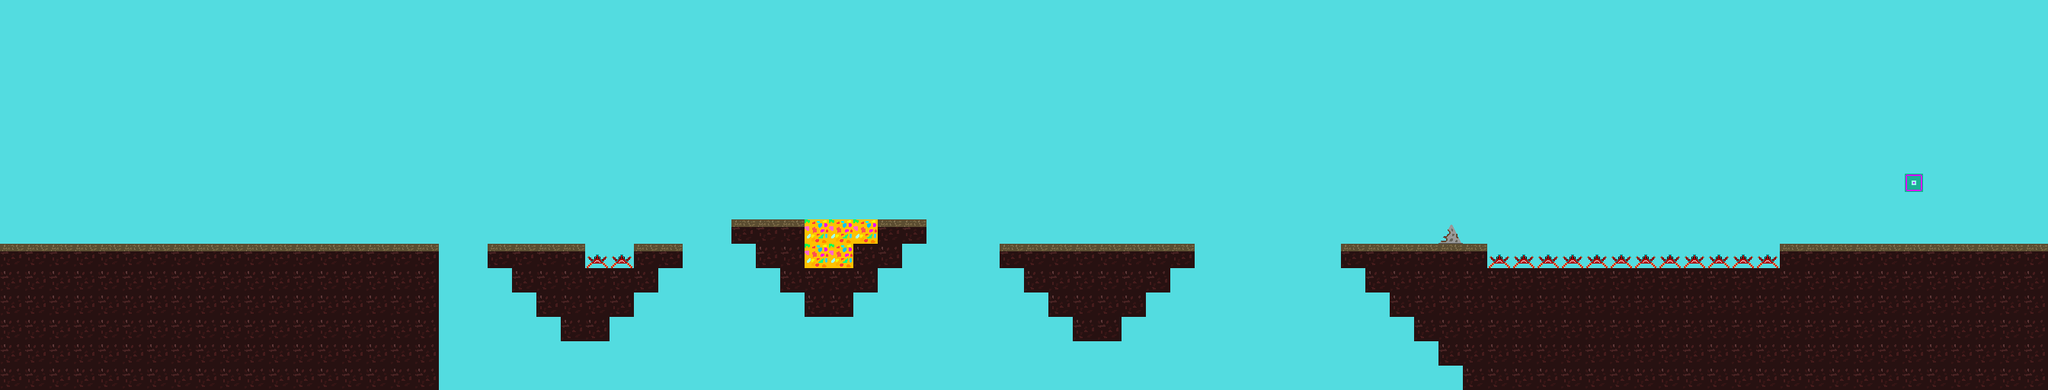

A 2D game scene composited from a Tiled map and its tileset images. What follows is a short description and the map's XML, with each tile layer's data collapsed to a summary:
An orthogonal 84x16 tile map with 32x32 px tiles, 4 tile layers (BG1, FG1, Spikes, RainbowBlocks) and 1 object (Spawn).

<map version="1.2" tiledversion="1.2.4" orientation="orthogonal" renderorder="right-down" width="84" height="16" tilewidth="32" tileheight="32" infinite="0" nextlayerid="16" nextobjectid="43">
 <tileset firstgid="1" name="tiles" tilewidth="32" tileheight="32" tilecount="16" columns="4">
  <image source="../images/tiles.png" width="128" height="128" />
  <tile id="0">
   <properties>
    <property name="causeDeath" type="bool" value="false" />
    <property name="collides" type="bool" value="true" />
   </properties>
  </tile>
  <tile id="1">
   <properties>
    <property name="causeDeath" type="bool" value="false" />
    <property name="collides" type="bool" value="false" />
   </properties>
  </tile>
  <tile id="2">
   <properties>
    <property name="causeDeath" type="bool" value="false" />
    <property name="collides" type="bool" value="false" />
   </properties>
  </tile>
  <tile id="3">
   <properties>
    <property name="causeDeath" type="bool" value="false" />
    <property name="collides" type="bool" value="false" />
   </properties>
  </tile>
  <tile id="4">
   <properties>
    <property name="causeDeath" type="bool" value="false" />
    <property name="collides" type="bool" value="false" />
   </properties>
  </tile>
  <tile id="5">
   <properties>
    <property name="causeDeath" type="bool" value="false" />
    <property name="collides" type="bool" value="false" />
   </properties>
   <animation>
    <frame tileid="4" duration="200" />
    <frame tileid="5" duration="200" />
   </animation>
  </tile>
  <tile id="6">
   <properties>
    <property name="causeDeath" type="bool" value="false" />
    <property name="collides" type="bool" value="false" />
   </properties>
  </tile>
  <tile id="7">
   <properties>
    <property name="causeDeath" type="bool" value="false" />
    <property name="collides" type="bool" value="false" />
   </properties>
  </tile>
  <tile id="8">
   <properties>
    <property name="causeDeath" type="bool" value="false" />
    <property name="collides" type="bool" value="false" />
   </properties>
  </tile>
  <tile id="9">
   <properties>
    <property name="causeDeath" type="bool" value="false" />
    <property name="collides" type="bool" value="true" />
   </properties>
  </tile>
  <tile id="10">
   <properties>
    <property name="causeDeath" type="bool" value="false" />
    <property name="collides" type="bool" value="true" />
   </properties>
  </tile>
  <tile id="11">
   <properties>
    <property name="causeDeath" type="bool" value="false" />
    <property name="collides" type="bool" value="false" />
   </properties>
  </tile>
  <tile id="12">
   <properties>
    <property name="causeDeath" type="bool" value="false" />
    <property name="collides" type="bool" value="false" />
   </properties>
  </tile>
  <tile id="13">
   <properties>
    <property name="causeDeath" type="bool" value="false" />
    <property name="collides" type="bool" value="false" />
   </properties>
  </tile>
  <tile id="14">
   <properties>
    <property name="causeDeath" type="bool" value="false" />
    <property name="collides" type="bool" value="false" />
   </properties>
  </tile>
  <tile id="15">
   <properties>
    <property name="causeDeath" type="bool" value="false" />
    <property name="collides" type="bool" value="false" />
   </properties>
  </tile>
 </tileset>
 <layer id="12" name="BG1" width="84" height="16">
  <data>[1344 cells, 1344 non-empty, 1 distinct tile ids]</data>
 </layer>
 <layer id="13" name="FG1" width="84" height="16">
  <data>[1344 cells, 323 non-empty, 4 distinct tile ids]</data>
 </layer>
 <layer id="14" name="Spikes" width="84" height="16">
  <data>[1344 cells, 1 non-empty, 1 distinct tile ids]</data>
 </layer>
 <layer id="15" name="RainbowBlocks" width="84" height="16">
  <data>[1344 cells, 5 non-empty, 1 distinct tile ids]</data>
 </layer>
 <objectgroup id="4" name="Objects">
  <object id="6" name="Spawn" x="303.167" y="272.917">
   <point />
  </object>
 </objectgroup>
</map>
